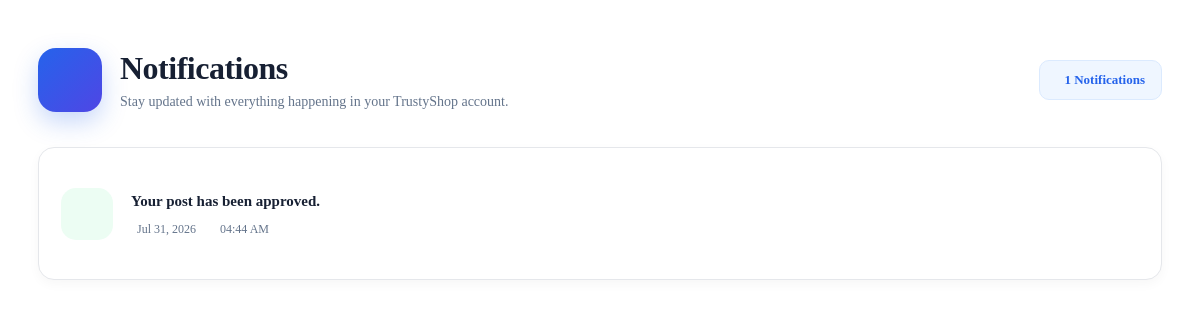
Screenshot of /notifications/ (signed in) with the database file from the repository.
### notifications/models.py (models this page shows, shortened)
class Notification(models.Model):
    NOTIFICATION_TYPES = [
        ("new_post", "New Post"),
        ("approved", "Approved"),
        ("rejected", "Rejected"),
    ]
    user = models.ForeignKey(
        User,
        on_delete=models.CASCADE,
        related_name="notifications"
    )
    post = models.ForeignKey(
        Post,
        on_delete=models.CASCADE,
        null=True,
        blank=True,
        related_name="notifications"
    )
    message = models.CharField(
        max_length=255
    )
    notification_type = models.CharField(
        max_length=20,
        choices=NOTIFICATION_TYPES
    )
    is_read = models.BooleanField(
        default=False
    )
    created_at = models.DateTimeField(
        auto_now_add=True
    )
    class Meta:
        ordering = ["-created_at"]

### notifications/views.py (the view)
# urls.py: path("notifications/",include("notifications.urls")),
@login_required
def notifications(request):
    data = Notification.objects.filter(
        user=request.user
    ).order_by(
        "-created_at"
    )
    return render(
        request,
        "notifications/notification.html",
        {
            "notifications":data
        }
    )

### adminpanel/context_processors.py (called while the page is built)
def admin_notifications(request):
    if request.user.is_authenticated:
        notifications = Notification.objects.filter(
            user=request.user,
            is_read=False
        )
        print("Current User :", request.user.username)
        print("Notification Count :", notifications.count())
        return {
            "notification_count": notifications.count(),
            "admin_notifications": notifications
        }
    return {
        "notification_count": 0,
        "admin_notifications": []
    }

### notifications/templates/notifications/notification.html (shortened to what this page needs)
{% extends 'base.html' %}
{% load static %}
{% block content %}
<link rel="stylesheet" href="{% static 'css/notification.css' %}">
<div class="notifications-page">
    <div class="page-header">
        <div class="page-title-area">
            <div class="page-icon">
            </div>
            <div>
                <h1>Notifications</h1>
                <p>
                    Stay updated with everything happening in your TrustyShop account.
                </p>
            </div>
        </div>
        <div class="notification-count">
            {{ notifications|length }} Notifications
        </div>
    </div>
    <div class="notifications-list">
        {% for notification in notifications %}
        <div class="notification-card {% if not notification.is_read %}unread{% endif %}">
            <div class="notification-icon
                {% if notification.notification_type == 'approved' %}
                    approved
                {% elif notification.notification_type == 'rejected' %}
                    rejected
                {% else %}
                    pending
                {% endif %}
            ">
            </div>
            <div class="notification-body">
                <div class="notification-top">
                    <h3>
                        {{ notification.message }}
                    </h3>
                </div>
                <div class="notification-meta">
                    <span>
                        {{ notification.created_at|date:"M d, Y" }}
                    </span>
                    <span>
                        {{ notification.created_at|date:"h:i A" }}
                    </span>
                </div>
            </div>
        </div>
        {% endfor %}
    </div>
</div>
{% endblock %}

### notifications/static/css/notification.css (style rules this page uses)
:root { --primary: #2563eb; --primary-light: #eff6ff; --primary-soft: #dbeafe; --text-main: #172033; --text-secondary: #64748b; --border: #e5e7eb; --background: #f8fafc; --white: #ffffff; --success: #16a34a; --success-bg: #ecfdf3; --danger: #dc2626; --danger-bg: #fef2f2; --warning: #d97706; --warning-bg: #fffbeb; }
.notifications-page { max-width: 1150px; margin: auto; padding: 40px 30px 70px; }
.page-header { display: flex; justify-content: space-between; align-items: center; gap: 25px; margin-bottom: 35px; }
.page-title-area { display: flex; align-items: center; gap: 18px; }
.page-icon { width: 64px; height: 64px; display: flex; align-items: center; justify-content: center; border-radius: 18px; color: white; font-size: 25px; background: linear-gradient( 135deg, #2563eb, #4f46e5 ); box-shadow: 0 10px 25px rgba(37, 99, 235, .25); }
.page-title-area h1 { margin: 0; color: var(--text-main); font-size: 32px; font-weight: 750; letter-spacing: -.5px; }
.page-title-area p { margin: 7px 0 0; color: var(--text-secondary); font-size: 14px; }
.notification-count { display: flex; align-items: center; gap: 8px; padding: 11px 16px; border: 1px solid var(--primary-soft); border-radius: 10px; color: var(--primary); background: var(--primary-light); font-size: 13px; font-weight: 600; }
.notifications-list { display: flex; flex-direction: column; gap: 14px; }
.notification-card { position: relative; display: flex; align-items: center; gap: 18px; min-height: 95px; padding: 18px 22px; border: 1px solid var(--border); border-radius: 16px; background: var(--white); box-shadow: 0 4px 12px rgba(15, 23, 42, .035); transition: transform .25s ease, box-shadow .25s ease, border-color .25s ease; }
.notification-icon { flex-shrink: 0; width: 52px; height: 52px; display: flex; align-items: center; justify-content: center; border-radius: 15px; font-size: 22px; }
.notification-icon.approved { color: var(--success); background: var(--success-bg); }
.notification-body { flex: 1; min-width: 0; }
.notification-top { display: flex; align-items: center; gap: 12px; }
.notification-top h3 { margin: 0; color: var(--text-main); font-size: 15px; font-weight: 650; line-height: 1.5; }
.notification-meta { display: flex; align-items: center; gap: 18px; margin-top: 9px; }
.notification-meta span { display: flex; align-items: center; gap: 6px; color: var(--text-secondary); font-size: 12px; }

### rows the page displays
Notification: message "Your post has been approved.", created_at "Jul 31, 2026", created_at "04:44 AM"

### other values shown
{{ notifications|length }} "1"
